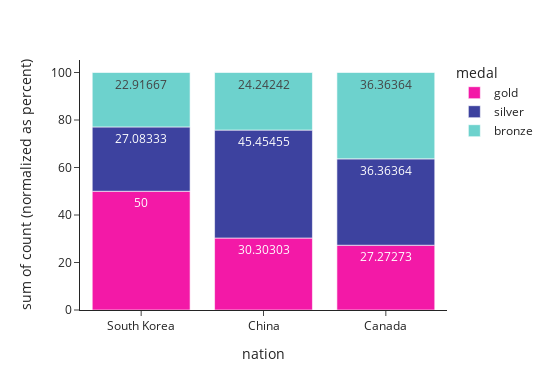

Notebook code for this chart:
### Code cell
colors=('#F319A7','#3D429F', '#6DD2CD', '#19A7F3','#F5D7E2')
fig=px.histogram(data_frame= long_df, x= "nation", y= "count", color= "medal", barnorm="percent", text_auto= True, color_discrete_sequence= colors,
                   template= "simple_white", width= 550, height= 390)
fig.show()

### Figure 1 — Plotly figure (JSON) as saved in the notebook; plotly's stock layout.template omitted (floating-point values rounded to 4 significant figures)
{"data": [{"alignmentgroup": "True", "bingroup": "x", "histfunc": "sum", "hovertemplate": "medal=gold<br>nation=%{x}<br>sum of count (normalized as percent)=%{y}<extra></extra>", "legendgroup": "gold", "marker": {"color": "#F319A7", "pattern": {"shape": ""}}, "name": "gold", "offsetgroup": "gold", "orientation": "v", "showlegend": true, "texttemplate": "%{value}", "type": "histogram", "x": ["South Korea", "China", "Canada"], "xaxis": "x", "y": [24, 10, 9], "yaxis": "y"}, {"alignmentgroup": "True", "bingroup": "x", "histfunc": "sum", "hovertemplate": "medal=silver<br>nation=%{x}<br>sum of count (normalized as percent)=%{y}<extra></extra>", "legendgroup": "silver", "marker": {"color": "#3D429F", "pattern": {"shape": ""}}, "name": "silver", "offsetgroup": "silver", "orientation": "v", "showlegend": true, "texttemplate": "%{value}", "type": "histogram", "x": ["South Korea", "China", "Canada"], "xaxis": "x", "y": [13, 15, 12], "yaxis": "y"}, {"alignmentgroup": "True", "bingroup": "x", "histfunc": "sum", "hovertemplate": "medal=bronze<br>nation=%{x}<br>sum of count (normalized as percent)=%{y}<extra></extra>", "legendgroup": "bronze", "marker": {"color": "#6DD2CD", "pattern": {"shape": ""}}, "name": "bronze", "offsetgroup": "bronze", "orientation": "v", "showlegend": true, "texttemplate": "%{value}", "type": "histogram", "x": ["South Korea", "China", "Canada"], "xaxis": "x", "y": [11, 8, 12], "yaxis": "y"}], "layout": {"barmode": "relative", "barnorm": "percent", "height": 390, "legend": {"title": {"text": "medal"}, "tracegroupgap": 0}, "margin": {"t": 60}, "width": 550, "xaxis": {"anchor": "y", "autorange": true, "domain": [0, 1], "range": [-0.5, 2.5], "title": {"text": "nation"}, "type": "category"}, "yaxis": {"anchor": "x", "autorange": true, "domain": [0, 1], "range": [0, 105.3], "title": {"text": "sum of count (normalized as percent)"}, "type": "linear"}}}
